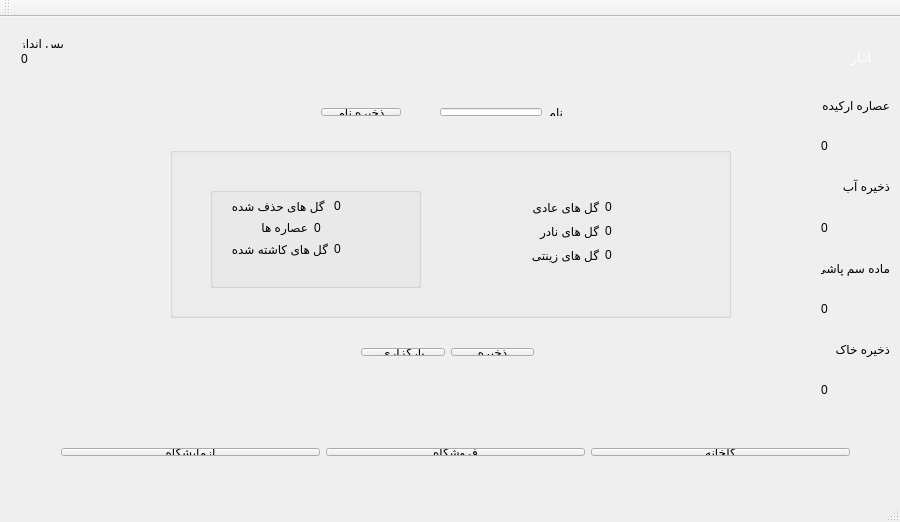
<?xml version="1.0" encoding="UTF-8"?>
<ui version="4.0">
 <class>MainWindow</class>
 <widget class="QMainWindow" name="MainWindow">
  <property name="geometry">
   <rect>
    <x>0</x>
    <y>0</y>
    <width>900</width>
    <height>522</height>
   </rect>
  </property>
  <property name="windowTitle">
   <string>MainWindow</string>
  </property>
  <property name="styleSheet">
   <string notr="true">background-image: url(:/new/prefix1/background.png);</string>
  </property>
  <widget class="QWidget" name="centralWidget">
   <widget class="QGroupBox" name="groupBox">
    <property name="geometry">
     <rect>
      <x>170</x>
      <y>130</y>
      <width>561</width>
      <height>171</height>
     </rect>
    </property>
    <property name="title">
     <string/>
    </property>
    <widget class="QWidget" name="layoutWidget">
     <property name="geometry">
      <rect>
       <x>330</x>
       <y>40</y>
       <width>203</width>
       <height>88</height>
      </rect>
     </property>
     <layout class="QVBoxLayout" name="verticalLayout_2">
      <item>
       <layout class="QHBoxLayout" name="horizontalLayout_4">
        <item>
         <widget class="QLabel" name="labelAadiName">
          <property name="text">
           <string>گل های عادی</string>
          </property>
         </widget>
        </item>
        <item>
         <widget class="QLabel" name="labelAadiNumber">
          <property name="text">
           <string>0</string>
          </property>
         </widget>
        </item>
       </layout>
      </item>
      <item>
       <layout class="QHBoxLayout" name="horizontalLayout_3">
        <item>
         <widget class="QLabel" name="labelNaderNAme">
          <property name="text">
           <string>گل های نادر</string>
          </property>
         </widget>
        </item>
        <item>
         <widget class="QLabel" name="labeNaderNmber">
          <property name="text">
           <string>0</string>
          </property>
         </widget>
        </item>
       </layout>
      </item>
      <item>
       <layout class="QHBoxLayout" name="horizontalLayout_2">
        <item>
         <widget class="QLabel" name="labelZinatiName">
          <property name="text">
           <string>گل های زینتی</string>
          </property>
         </widget>
        </item>
        <item>
         <widget class="QLabel" name="labelZinatiNumber">
          <property name="text">
           <string>0</string>
          </property>
         </widget>
        </item>
       </layout>
      </item>
     </layout>
    </widget>
    <widget class="QGroupBox" name="groupBox_2">
     <property name="geometry">
      <rect>
       <x>40</x>
       <y>40</y>
       <width>211</width>
       <height>101</height>
      </rect>
     </property>
     <property name="title">
      <string/>
     </property>
     <widget class="QWidget" name="layoutWidget">
      <property name="geometry">
       <rect>
        <x>10</x>
        <y>0</y>
        <width>181</width>
        <height>81</height>
       </rect>
      </property>
      <layout class="QVBoxLayout" name="verticalLayout">
       <item>
        <layout class="QHBoxLayout" name="horizontalLayout_6">
         <item>
          <widget class="QLabel" name="labelHazfNumber_2">
           <property name="text">
            <string> گل های حذف شده</string>
           </property>
          </widget>
         </item>
         <item>
          <widget class="QLabel" name="labelHazfNumber">
           <property name="text">
            <string>0</string>
           </property>
          </widget>
         </item>
        </layout>
       </item>
       <item>
        <layout class="QHBoxLayout" name="horizontalLayout_7">
         <item>
          <widget class="QLabel" name="labelOsareName">
           <property name="text">
            <string>عصاره ها</string>
           </property>
          </widget>
         </item>
         <item>
          <widget class="QLabel" name="labelOsareName_2">
           <property name="text">
            <string>0</string>
           </property>
          </widget>
         </item>
        </layout>
       </item>
       <item>
        <layout class="QHBoxLayout" name="horizontalLayout_5">
         <item>
          <widget class="QLabel" name="labelKashteName">
           <property name="text">
            <string>گل های کاشته شده</string>
           </property>
          </widget>
         </item>
         <item>
          <widget class="QLabel" name="labelKashteNumber">
           <property name="text">
            <string>0</string>
           </property>
          </widget>
         </item>
        </layout>
       </item>
      </layout>
     </widget>
    </widget>
   </widget>
   <widget class="QLabel" name="labelWarehouse">
    <property name="geometry">
     <rect>
      <x>810</x>
      <y>30</y>
      <width>61</width>
      <height>21</height>
     </rect>
    </property>
    <property name="styleSheet">
     <string notr="true">color: rgb(255, 255, 255);
font: 10pt &quot;MS Shell Dlg 2&quot;;
font: 75 10pt &quot;MS Shell Dlg 2&quot;;
font: 75 12pt &quot;MS Shell Dlg 2&quot;;</string>
    </property>
    <property name="text">
     <string>انبار</string>
    </property>
   </widget>
   <widget class="QWidget" name="layoutWidget">
    <property name="geometry">
     <rect>
      <x>10</x>
      <y>10</y>
      <width>65</width>
      <height>47</height>
     </rect>
    </property>
    <layout class="QVBoxLayout" name="verticalLayout_3">
     <item>
      <widget class="QLabel" name="label_3">
       <property name="text">
        <string>پس انداز</string>
       </property>
      </widget>
     </item>
     <item>
      <widget class="QLabel" name="labelMoney">
       <property name="text">
        <string>0</string>
       </property>
      </widget>
     </item>
    </layout>
   </widget>
   <widget class="QWidget" name="layoutWidget">
    <property name="geometry">
     <rect>
      <x>350</x>
      <y>320</y>
      <width>195</width>
      <height>30</height>
     </rect>
    </property>
    <layout class="QHBoxLayout" name="horizontalLayout_9">
     <item>
      <widget class="QPushButton" name="pushButtonLoad">
       <property name="text">
        <string>بارگزاری</string>
       </property>
      </widget>
     </item>
     <item>
      <widget class="QPushButton" name="pushButtonSave">
       <property name="text">
        <string>ذخیره</string>
       </property>
      </widget>
     </item>
    </layout>
   </widget>
   <widget class="QWidget" name="layoutWidget">
    <property name="geometry">
     <rect>
      <x>50</x>
      <y>420</y>
      <width>811</width>
      <height>30</height>
     </rect>
    </property>
    <layout class="QHBoxLayout" name="horizontalLayout_8">
     <item>
      <widget class="QPushButton" name="pushButtonLaboratory">
       <property name="text">
        <string>آزمایشگاه</string>
       </property>
      </widget>
     </item>
     <item>
      <widget class="QPushButton" name="pushButtonStore">
       <property name="text">
        <string>فروشگاه</string>
       </property>
      </widget>
     </item>
     <item>
      <widget class="QPushButton" name="pushButtonGreenHouse">
       <property name="text">
        <string>گلخانه</string>
       </property>
      </widget>
     </item>
    </layout>
   </widget>
   <widget class="QWidget" name="layoutWidget">
    <property name="geometry">
     <rect>
      <x>810</x>
      <y>60</y>
      <width>91</width>
      <height>341</height>
     </rect>
    </property>
    <layout class="QVBoxLayout" name="verticalLayout_8">
     <item>
      <layout class="QVBoxLayout" name="verticalLayout_7">
       <item>
        <widget class="QLabel" name="labelOsOrkide">
         <property name="text">
          <string>عصاره ارکیده</string>
         </property>
        </widget>
       </item>
       <item>
        <widget class="QLabel" name="labelOsOrkideWH">
         <property name="text">
          <string>0</string>
         </property>
        </widget>
       </item>
      </layout>
     </item>
     <item>
      <layout class="QVBoxLayout" name="verticalLayout_6">
       <item>
        <widget class="QLabel" name="labelWater">
         <property name="text">
          <string>ذخیره آب</string>
         </property>
        </widget>
       </item>
       <item>
        <widget class="QLabel" name="labelWaterWH">
         <property name="text">
          <string>0</string>
         </property>
        </widget>
       </item>
      </layout>
     </item>
     <item>
      <layout class="QVBoxLayout" name="verticalLayout_4">
       <item>
        <widget class="QLabel" name="labelPoison">
         <property name="text">
          <string>ماده سم پاشی</string>
         </property>
        </widget>
       </item>
       <item>
        <widget class="QLabel" name="labelPoisonWH">
         <property name="text">
          <string>0</string>
         </property>
        </widget>
       </item>
      </layout>
     </item>
     <item>
      <layout class="QVBoxLayout" name="verticalLayout_5">
       <item>
        <widget class="QLabel" name="labelSoil">
         <property name="text">
          <string>ذخیره خاک</string>
         </property>
        </widget>
       </item>
       <item>
        <widget class="QLabel" name="labelSoilWH">
         <property name="text">
          <string>0</string>
         </property>
        </widget>
       </item>
      </layout>
     </item>
    </layout>
   </widget>
   <widget class="QWidget" name="">
    <property name="geometry">
     <rect>
      <x>310</x>
      <y>80</y>
      <width>264</width>
      <height>30</height>
     </rect>
    </property>
    <layout class="QHBoxLayout" name="horizontalLayout_10">
     <item>
      <widget class="QPushButton" name="pushButtonSaveName">
       <property name="text">
        <string>ذخیره نام</string>
       </property>
      </widget>
     </item>
     <item>
      <spacer name="horizontalSpacer">
       <property name="orientation">
        <enum>Qt::Horizontal</enum>
       </property>
       <property name="sizeHint" stdset="0">
        <size>
         <width>40</width>
         <height>20</height>
        </size>
       </property>
      </spacer>
     </item>
     <item>
      <layout class="QHBoxLayout" name="horizontalLayout">
       <item>
        <widget class="QLineEdit" name="lineEditProfileName"/>
       </item>
       <item>
        <widget class="QLabel" name="labelProfileName">
         <property name="text">
          <string>نام</string>
         </property>
        </widget>
       </item>
      </layout>
     </item>
    </layout>
   </widget>
  </widget>
  <widget class="QMenuBar" name="menuBar">
   <property name="geometry">
    <rect>
     <x>0</x>
     <y>0</y>
     <width>900</width>
     <height>26</height>
    </rect>
   </property>
  </widget>
  <widget class="QToolBar" name="mainToolBar">
   <attribute name="toolBarArea">
    <enum>TopToolBarArea</enum>
   </attribute>
   <attribute name="toolBarBreak">
    <bool>false</bool>
   </attribute>
  </widget>
  <widget class="QStatusBar" name="statusBar"/>
 </widget>
 <layoutdefault spacing="6" margin="11"/>
 <resources/>
 <connections/>
</ui>
